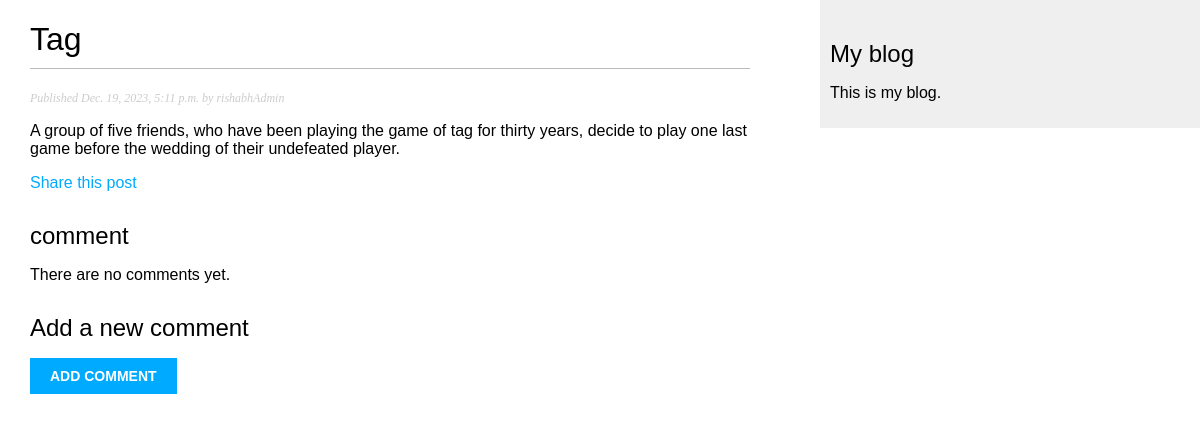
Screenshot of /blog/2023/12/19/tag/ with the database file from the repository.
### blog/models.py (models this page shows, shortened)
class Post(models.Model):
    class Status(models.TextChoices):
        DARFT = 'DF','Draft'
        PUBLISHED = 'PB','Published'
    title = models.CharField(max_length=250)
    slug = models.SlugField(max_length=250,unique_for_date='publish')
    author = models.ForeignKey(User,on_delete=models.CASCADE,related_name='blog_posts')
    body = models.TextField()
    publish = models.DateTimeField(default=timezone.now())
    created = models.DateTimeField(auto_now_add=True)
    updated = models.DateTimeField(auto_now=True)
    status = models.CharField(max_length=2,choices=Status.choices,default=Status.DARFT)
    objects = models.Manager()
    published = PublishedManager()
    class Meta:
        ordering = ['-publish']
        indexes = [models.Index(fields=['-publish'])]

### blog/views.py (the view)
def post_detail(request,year,month,day,post):
    post = get_object_or_404(Post,status=Post.Status.PUBLISHED,slug=post,publish__year=year,publish__month=month,publish__day=day)
    return render(request,'blog/post/detail.html',{'post': post})

### blog/templates/blog/post/detail.html (shortened to what this page needs)
{% extends "blog/base.html" %}
{% block content %}
  <h1>{{ post.title }}</h1>
  <p class="date">
    Published {{ post.publish }} by {{ post.author }}
  </p>
  {{ post.body|linebreaks }}
  <p>
    <a href="{% url "blog:post_share" post.id %}">
      Share this post
    </a>
  </p>
  {% with comments.count as total_comments %}
    <h2>
      {{ total_comments }} comment{{ total_comments|pluralize }}
    </h2>
  {% endwith %}
  {% for comment in comments %}
    <div class="comment">
      <p class="info">
        Comment {{ forloop.counter }} by {{ comment.name }}
        {{ comment.created }}
      </p>
      {{ comment.body|linebreaks }}
    </div>
  {% empty %}
    <p>There are no comments yet.</p>
  {% endfor %}
  {% include "blog/post/includes/comment_form.html" %}
{% endblock %}

### blog/static/css/blog.css (style rules this page uses)
body { margin:0; padding:0; font-family:helvetica, sans-serif; }
a { color:#00abff; text-decoration:none; }
h1 { font-weight:normal; border-bottom:1px solid #bbb; padding:0 0 10px 0; }
h2 { font-weight:normal; margin:30px 0 0; }
p.date { color:#ccc; font-family: georgia, serif; font-size: 12px; font-style: italic; }

### rows the page displays
Post: title "Tag", publish "Dec. 19, 2023, 5:11 p.m.", author "rishabhAdmin", body "A group of five friends, who have been playing the game of tag for thirty years, decide to play one last game before the wedding of their undefeated player."
